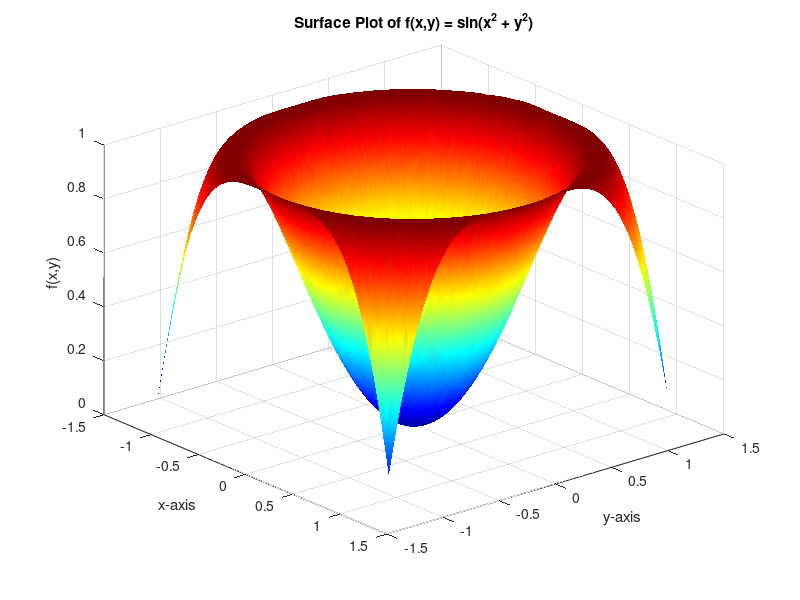
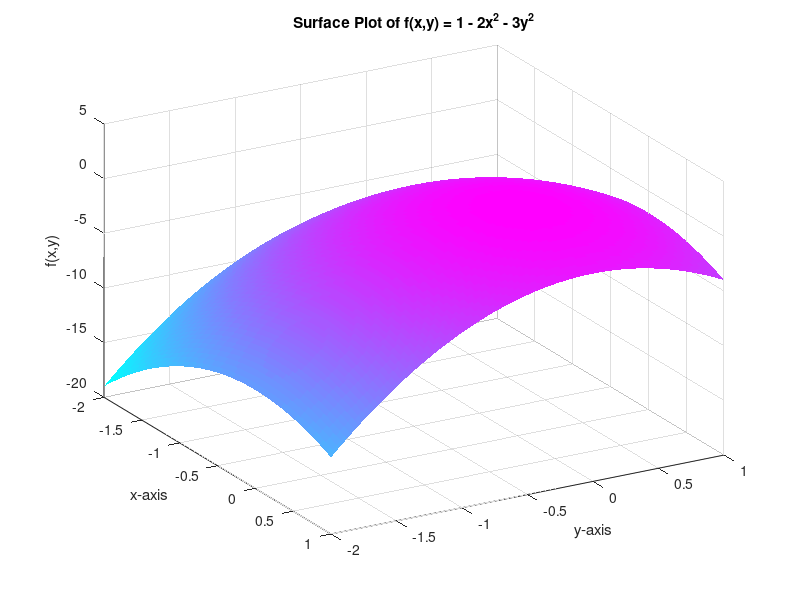
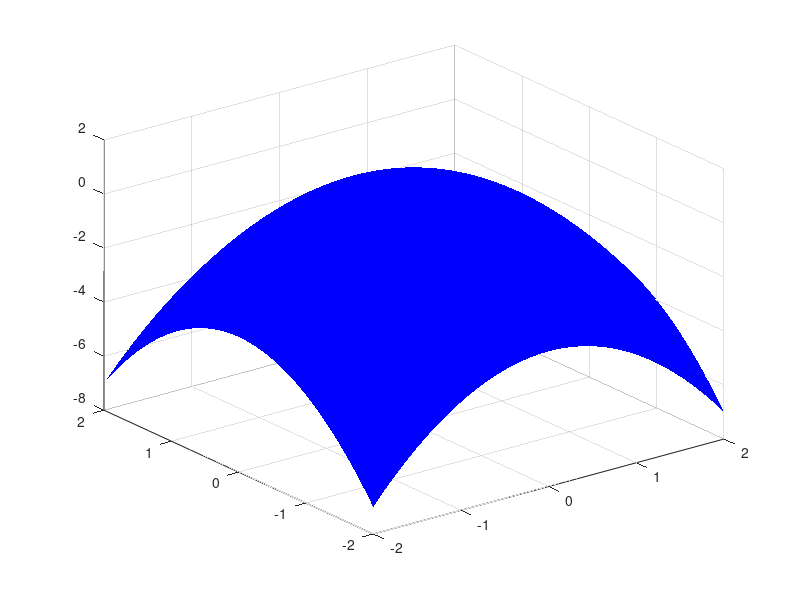

These figures' MATLAB source, in order: (Note: this script raises an error after producing the figures.)
% mandatory task 
x = (2 * rand(1, 200) - 1) .* sqrt(pi / 2);
y = (2 * rand(1, 200) - 1) .* sqrt(pi / 2);

[X, Y] = meshgrid(sort(x), sort(y));

Z = sin(X.^2 + Y.^2);
figure;
surf(X, Y, Z);

colormap('jet');
shading interp; 

view(50, 30);

xlabel('x-axis');
ylabel('y-axis');
zlabel('f(x,y)');
title('Surface Plot of f(x,y) = sin(x^2 + y^2)');
grid on;

x = linspace(-2, 1, 100);
y = linspace(-2, 1, 100);
[X, Y] = meshgrid(x, y);

Z = 1 - 2*X.^2 - 3*Y.^2;

figure;
surf(X, Y, Z);

colormap('cool');
shading flat;

view(60, 30);

xlabel('x-axis');
ylabel('y-axis');
zlabel('f(x,y)');
title('Surface Plot of f(x,y) = 1 - 2x^2 - 3y^2');
grid on;
%% complementary task 
figure; 
[X, Y] = meshgrid(linspace(-2, 2, 100));
s = surf(X, Y, 1 - (X.^2 + Y.^2), 'FaceColor', 'blue', 'EdgeColor', 'none');
alpha(s, 0.5);
xlabel('x-axis'); ylabel('y-axis'); zlabel('z(x,y)'); 
title('Transparent Blue Surface Plot'); 
grid on; view(3);
